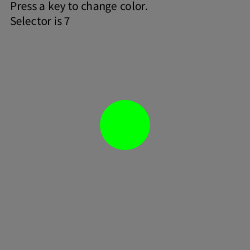
Frame 1 (no input)
Frame 60 (the mouse pressed at the canvas centre just before this capture): identical to frame 1, image omitted
Frame 120 (the mouse held since frame 60 and released just before this capture): identical to frame 1, image omitted

The Processing sketch that drew this single still picture (run headless with seeded random() and noise(); from frame 60 on, the mouse is pressed at the canvas centre):

// Processing sketch: exampleProbability
// ── exampleProbability.pde
int selector = (int)random(10) + 1;
String message = "Press a key to change color.";

void setup() {
  size(250, 250);
  noStroke();
}

// Here I am simply using math and a conditional to set the 
// color of an ellipse.  Each time key is pressed, a new value
// is generated and the circle color is chosen using the new value 
// and the probabilities in the conditionals

void draw() {
  background(125);
// 30% of the time
  if (selector <= 3) { 
    fill(255, 0, 0);
  }
// 60% of the time
  else if (selector > 3 && selector <= 9) {
    fill(0, 255, 0);
  } 
// 10% of the time
  else {
    fill(0, 0, 255);
  }
  ellipse(width/2, height/2, 50, 50);
  fill(0);
  text(message, 10, 10);
  text("Selector is " + selector, 10, 25);
}

void keyPressed() {
  selector = (int)random(10) + 1;
}
